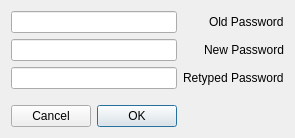
<?xml version="1.0" encoding="UTF-8"?>
<ui version="4.0">
 <class>DialogChangePassword</class>
 <widget class="QDialog" name="DialogChangePassword">
  <property name="geometry">
   <rect>
    <x>0</x>
    <y>0</y>
    <width>295</width>
    <height>138</height>
   </rect>
  </property>
  <property name="windowTitle">
   <string>Change Password</string>
  </property>
  <property name="layoutDirection">
   <enum>Qt::RightToLeft</enum>
  </property>
  <layout class="QFormLayout" name="formLayout">
   <property name="labelAlignment">
    <set>Qt::AlignLeading|Qt::AlignLeft|Qt::AlignVCenter</set>
   </property>
   <item row="0" column="0">
    <widget class="QLabel" name="label">
     <property name="text">
      <string>Old Password</string>
     </property>
    </widget>
   </item>
   <item row="0" column="1">
    <widget class="QLineEdit" name="eOldPassword">
     <property name="echoMode">
      <enum>QLineEdit::Password</enum>
     </property>
    </widget>
   </item>
   <item row="1" column="0">
    <widget class="QLabel" name="label_2">
     <property name="text">
      <string>New Password</string>
     </property>
    </widget>
   </item>
   <item row="1" column="1">
    <widget class="QLineEdit" name="eNewPassword">
     <property name="echoMode">
      <enum>QLineEdit::Password</enum>
     </property>
    </widget>
   </item>
   <item row="4" column="0" colspan="2">
    <widget class="QDialogButtonBox" name="buttonBox">
     <property name="orientation">
      <enum>Qt::Horizontal</enum>
     </property>
     <property name="standardButtons">
      <set>QDialogButtonBox::Cancel|QDialogButtonBox::Ok</set>
     </property>
    </widget>
   </item>
   <item row="3" column="1">
    <spacer name="verticalSpacer">
     <property name="orientation">
      <enum>Qt::Vertical</enum>
     </property>
     <property name="sizeHint" stdset="0">
      <size>
       <width>20</width>
       <height>40</height>
      </size>
     </property>
    </spacer>
   </item>
   <item row="2" column="1">
    <widget class="QLineEdit" name="eRetypedPassword">
     <property name="echoMode">
      <enum>QLineEdit::Password</enum>
     </property>
    </widget>
   </item>
   <item row="2" column="0">
    <widget class="QLabel" name="label_3">
     <property name="text">
      <string>Retyped Password</string>
     </property>
    </widget>
   </item>
  </layout>
 </widget>
 <tabstops>
  <tabstop>eOldPassword</tabstop>
  <tabstop>eNewPassword</tabstop>
  <tabstop>eRetypedPassword</tabstop>
  <tabstop>buttonBox</tabstop>
 </tabstops>
 <resources/>
 <connections>
  <connection>
   <sender>buttonBox</sender>
   <signal>accepted()</signal>
   <receiver>DialogChangePassword</receiver>
   <slot>accept()</slot>
   <hints>
    <hint type="sourcelabel">
     <x>248</x>
     <y>254</y>
    </hint>
    <hint type="destinationlabel">
     <x>157</x>
     <y>274</y>
    </hint>
   </hints>
  </connection>
  <connection>
   <sender>buttonBox</sender>
   <signal>rejected()</signal>
   <receiver>DialogChangePassword</receiver>
   <slot>reject()</slot>
   <hints>
    <hint type="sourcelabel">
     <x>316</x>
     <y>260</y>
    </hint>
    <hint type="destinationlabel">
     <x>286</x>
     <y>274</y>
    </hint>
   </hints>
  </connection>
 </connections>
</ui>
